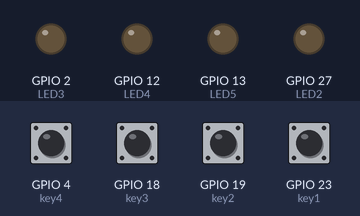
Bench run of a sketch on a simulated ESP32. On the bench: output pins drawn as LEDs (lit = HIGH). The inputs (shaded band) are chosen by the test bench; at power-on: GPIO 4 (key4), GPIO 18 (key3), GPIO 19 (key2), GPIO 23 (key1) HIGH.

Above: at 1.2 s.
1.3 s: GPIO 4 (key4) pulled LOW for 0.15 s
At 2.1 s:
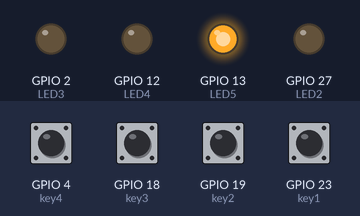
2.9 s: GPIO 18 (key3) pulled LOW for 0.15 s
At 3.4 s:
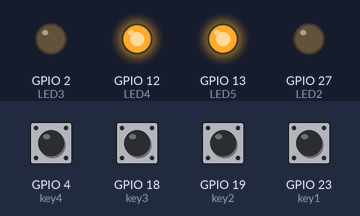
4.5 s: GPIO 19 (key2) pulled LOW for 0.15 s
At 5.8 s:
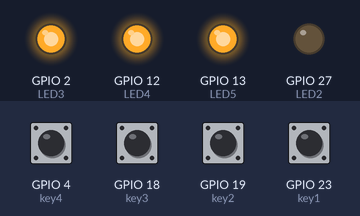
6.1 s: GPIO 23 (key1) pulled LOW for 0.15 s
At 7.0 s:
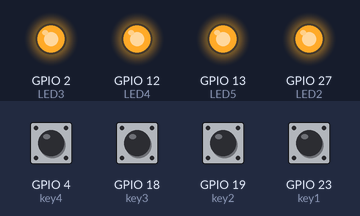
7.7 s: GPIO 4 (key4) pulled LOW for 1 s
At 9.5 s:
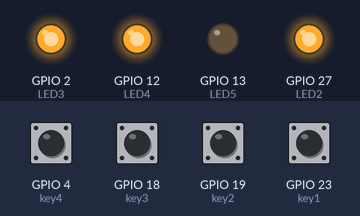
10.2 s: GPIO 18 (key3) pulled LOW for 1 s
At 12.6 s:
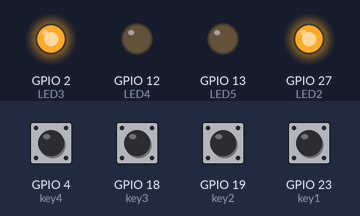
Timing chart, 0 to 13.7 s (numbered marks = the images above; inputs shaded):
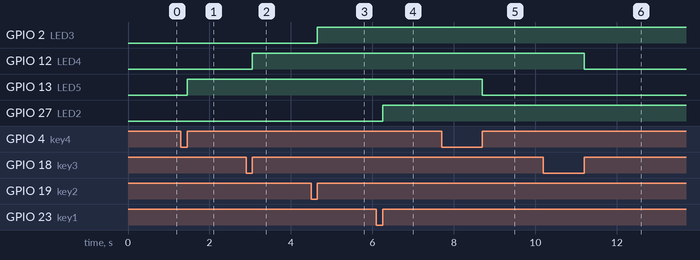

Measured:
- after the input at 1.3 s, GPIO 13 (LED5): LOW → HIGH after 0.15 s
- after the input at 2.9 s, GPIO 12 (LED4): LOW → HIGH after 0.15 s
- after the input at 4.5 s, GPIO 2 (LED3): LOW → HIGH after 0.15 s
- after the input at 6.1 s, GPIO 27 (LED2): LOW → HIGH after 0.15 s
- after the input at 7.7 s, GPIO 13 (LED5): HIGH → LOW after 1.0 s
- after the input at 10.2 s, GPIO 12 (LED4): HIGH → LOW after 1.0 s

The sketch:

key.ino
```cpp
//定义针脚
#define key1 23
#define key2 19
#define key3 18
#define key4 4  //按键
#define LED2 27
#define LED3 2
#define LED4 12
#define LED5 13  //LED
//按键中断函数
void INTfunc1()
{
   digitalWrite(LED2,!digitalRead(LED2));
}
void INTfunc2()
{
   digitalWrite(LED3,!digitalRead(LED3));
}
void INTfunc3()
{
   digitalWrite(LED4,!digitalRead(LED4));
}
void INTfunc4()
{
   digitalWrite(LED5,!digitalRead(LED5));
}
void setup() {
  //LED
  pinMode(LED2,OUTPUT);
  digitalWrite(LED2,LOW);
  pinMode(LED3,OUTPUT);
  digitalWrite(LED3,LOW);
  pinMode(LED4,OUTPUT);
  digitalWrite(LED4,LOW);
  pinMode(LED5,OUTPUT);
  digitalWrite(LED5,LOW);
    //KEY
  pinMode(key1 ,INPUT_PULLUP);
  pinMode(key2 ,INPUT_PULLUP);
  pinMode(key3 ,INPUT_PULLUP);
  pinMode(key4 ,INPUT_PULLUP);
  attachInterrupt(key1,INTfunc1,RISING);
  attachInterrupt(key2,INTfunc2,RISING);
  attachInterrupt(key3,INTfunc3,RISING);
  attachInterrupt(key4,INTfunc4,RISING);
}

void loop() {

}
```
